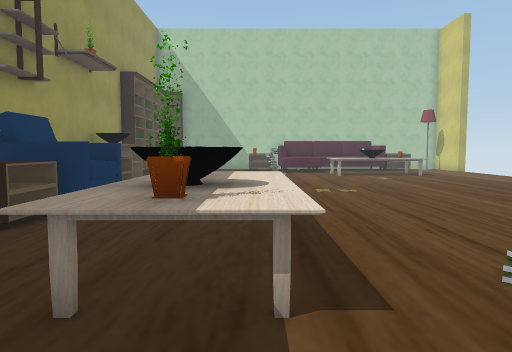
View 1 (above)

19 first-person views from a walk through a scene from a Unity 3-D project. The camera is 1.4 m above the floor, tilts 4° down and sees 70° across. The floor is counted in squares, 1 m on a side. Each view is taken from the middle of a square. On the plan, view 1 faces up. The plan holds only what a view shows up to about 16 squares ahead; the rest is blank. The place goes on beyond the plan. Some surface patterns are stand-ins.

View 2
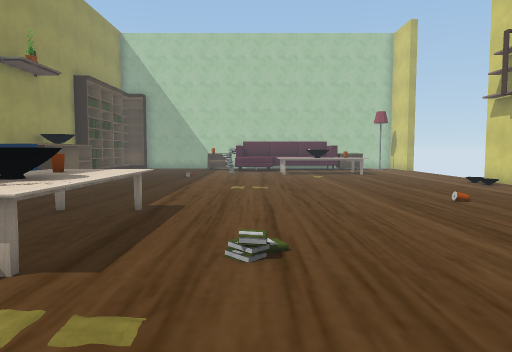

View 3
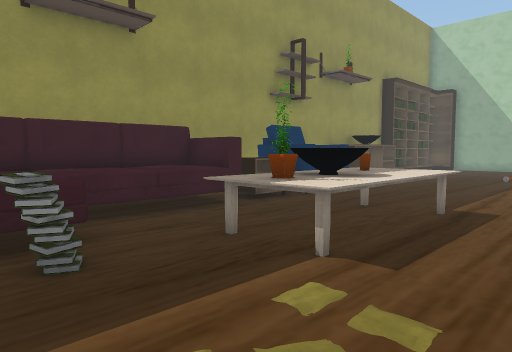

View 4
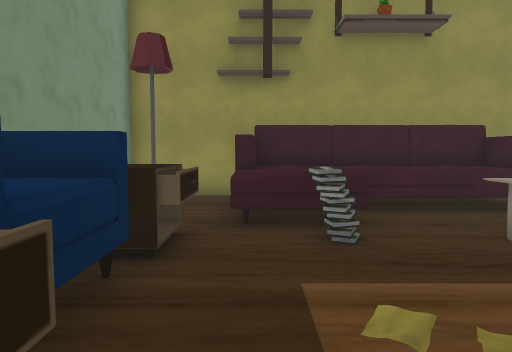

View 5
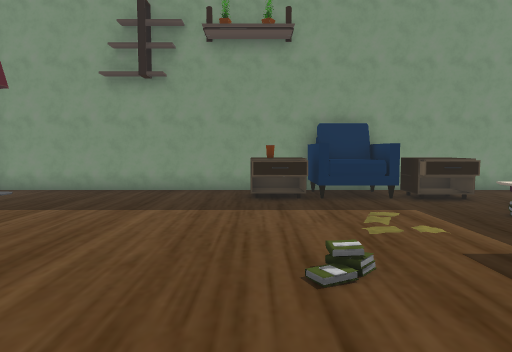

View 6
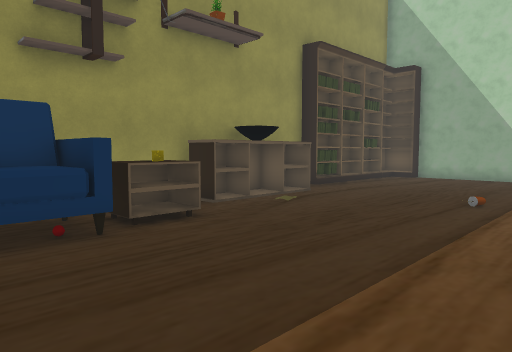

View 7
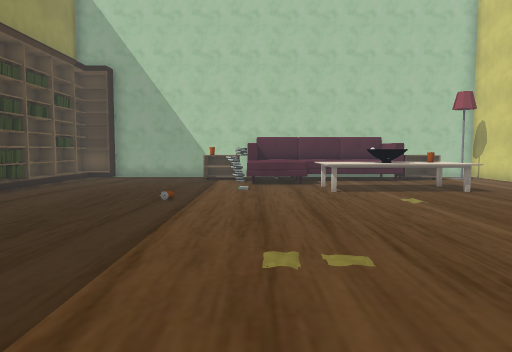

View 8
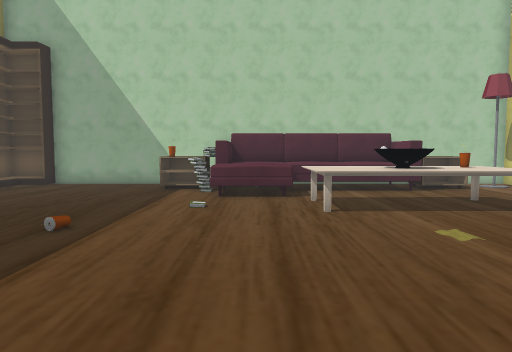

View 9
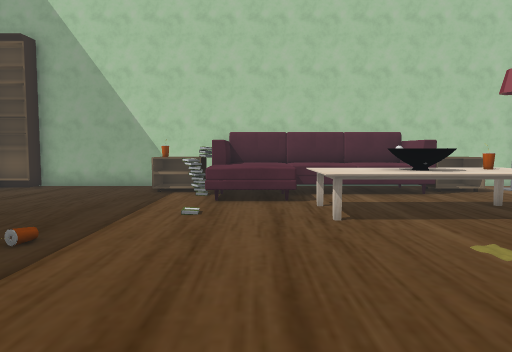

View 10
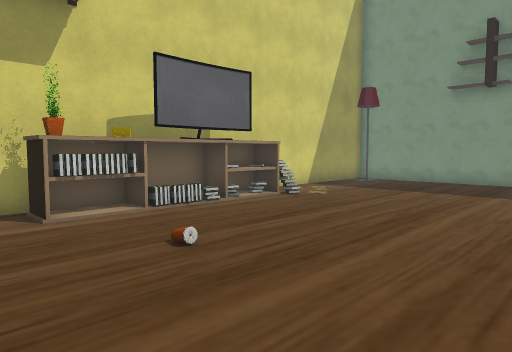

View 11
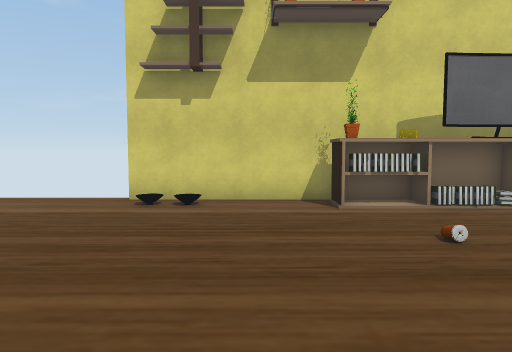

View 12
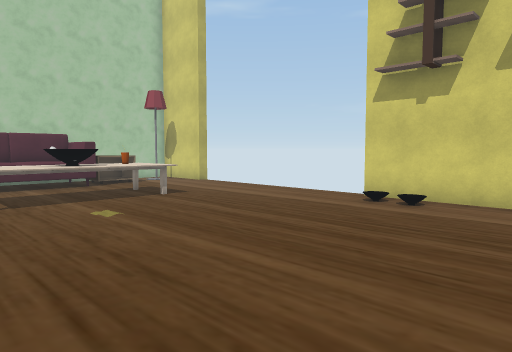

View 13
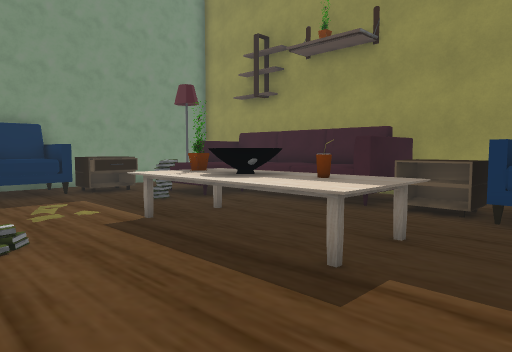

View 14
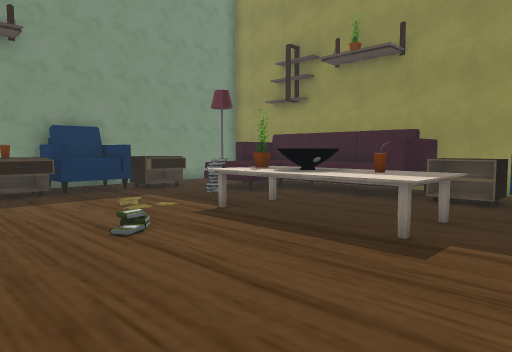

View 15
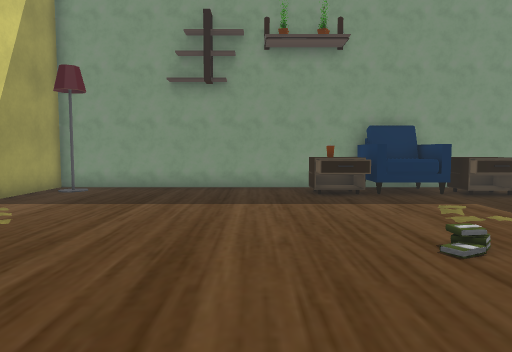

View 16
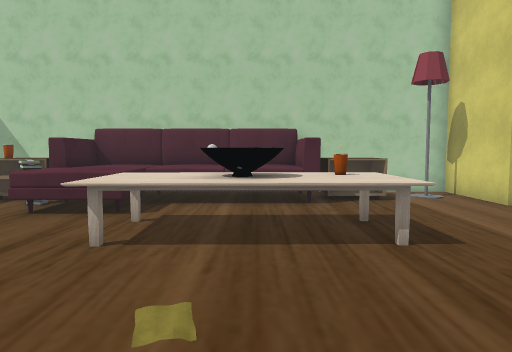

View 17
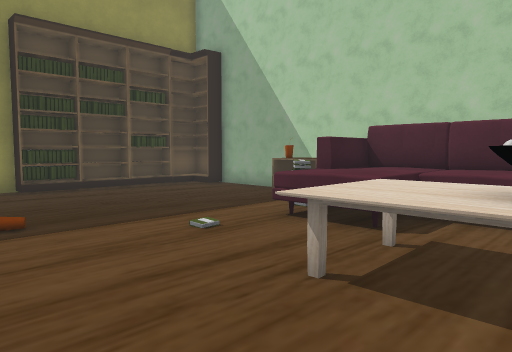

View 18
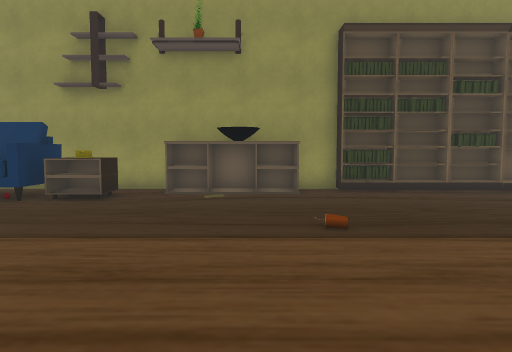

View 19
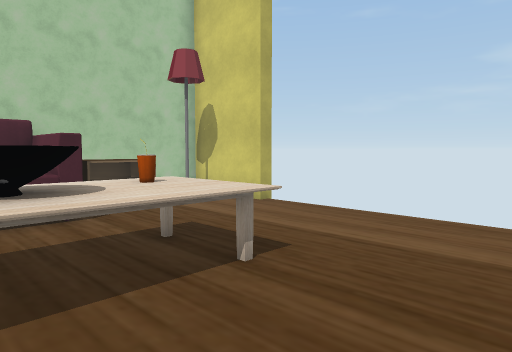

### Floor plan
Points are (right, up) in squares from view 1. A wall is a line through its corners. A room is listed if a view was taken in it or the views show most of it. See-through windows are left out.
Room 1 (views 1, 2, 3, 4, 5, 6, 7, 8, 9, 10, 11, 12, 13, 14, 15, 16, 17, 18, 19)
walls: (11.8, 8.5) (11.8, 9.6); (12.4, 9.9) (13, 9.9); (12.4, 7.8) (12.8, 7.8) (12.8, 9.6); (11.7, 5.4) (12.8, 5.4) (12.8, 7.4); (13.4, 9.8) (13.4, 15.8); (-7.3, 14.5) (-7.3, 5.4); (-5.7, 18.5) (-5.7, 14.1) (-6.9, 14.1); (11.8, 3.5) (11.8, 6.6); (-6.8, 18.3) (-6.8, 14.2); (12.8, 3.5) (12.8, 4.5); (-7.3, 19.5) (-7.3, 18.5); (-7.3, -1.6) (-7.3, -4.9); (1.4, 27.3) (-5.5, 27.3); (13.4, 24.2) (13.4, 27.3) (9.1, 27.3); (-5.1, -4.9) (13.4, -4.9) (13.4, 1.2)
objects: other object (-7, 20); other object (-7, 21); other object (-7, 22) to (-7, 23); other object (-7, 24); other object (-7, 25); other object (-7, 26) to (-6, 27); other object (-6, -1) to (-3, 6); other object (-6, 6) to (-4, 8); other object (-6, 8) to (-4, 11); other object (-6, 11) to (-4, 13); other object (-5, -4); other object (-4, 10); other object (-2, -3) to (-1, -2); other object (-2, 0); other object (-2, 3) to (0, 8); other object (-1, 3); other object (-1, 6) to (-1, 7); other object (0, -4) to (2, -3); other object (0, 25) to (0, 26); other object (1, 25); other object (1, 26); other object (2, 23) to (8, 27); other object (3, -4) to (4, -2); other object (4, -3); other object (4, 20) to (9, 22); other object (9, 22); other object (9, 25) to (11, 26); other object (11, 8); other object (12, -4); other object (12, 3); other object (12, 7); other object (12, 8); other object (12, 10); other object (12, 26)

Positions as (right, up) in squares from view 1, and headings:
1: (0, 0), facing up
2: (3, -1), facing up
3: (3, -1), facing up-left
4: (4, -1), facing left
5: (4, 8), facing down
6: (2, 8), facing up-left
7: (2, 8), facing up
8: (3, 12), facing up
9: (3, 13), facing up
10: (4, 12), facing down-right
11: (3, 12), facing right
12: (3, 10), facing up-right
13: (4, 10), facing down-left
14: (6, 10), facing down-left
15: (6, 9), facing down
16: (7, 15), facing up
17: (7, 17), facing up-left
18: (6, 17), facing left
19: (6, 17), facing up-right
